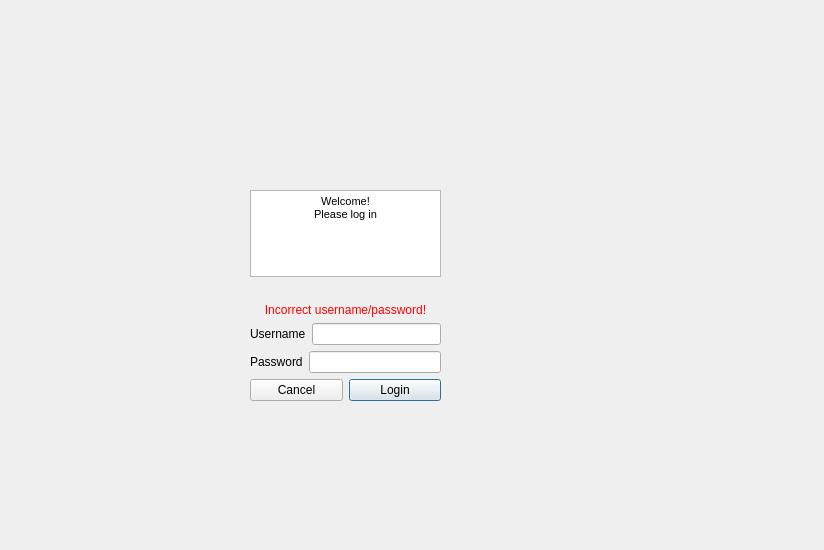
<?xml version="1.0" encoding="UTF-8"?>
<ui version="4.0">
 <class>Dialog</class>
 <widget class="QDialog" name="Dialog">
  <property name="geometry">
   <rect>
    <x>0</x>
    <y>0</y>
    <width>824</width>
    <height>550</height>
   </rect>
  </property>
  <property name="windowTitle">
   <string>Dialog</string>
  </property>
  <widget class="QWidget" name="verticalLayoutWidget">
   <property name="geometry">
    <rect>
     <x>250</x>
     <y>190</y>
     <width>191</width>
     <height>211</height>
    </rect>
   </property>
   <layout class="QVBoxLayout" name="verticalLayout">
    <item>
     <widget class="QTextEdit" name="textEdit">
      <property name="readOnly">
       <bool>true</bool>
      </property>
      <property name="html">
       <string>&lt;!DOCTYPE HTML PUBLIC &quot;-//W3C//DTD HTML 4.0//EN&quot; &quot;http://www.w3.org/TR/REC-html40/strict.dtd&quot;&gt;
&lt;html&gt;&lt;head&gt;&lt;meta name=&quot;qrichtext&quot; content=&quot;1&quot; /&gt;&lt;style type=&quot;text/css&quot;&gt;
p, li { white-space: pre-wrap; }
&lt;/style&gt;&lt;/head&gt;&lt;body style=&quot; font-family:'MS Shell Dlg 2'; font-size:8.25pt; font-weight:400; font-style:normal;&quot;&gt;
&lt;p align=&quot;center&quot; style=&quot; margin-top:0px; margin-bottom:0px; margin-left:0px; margin-right:0px; -qt-block-indent:0; text-indent:0px;&quot;&gt;Welcome!&lt;/p&gt;
&lt;p align=&quot;center&quot; style=&quot; margin-top:0px; margin-bottom:0px; margin-left:0px; margin-right:0px; -qt-block-indent:0; text-indent:0px;&quot;&gt;Please log in&lt;/p&gt;&lt;/body&gt;&lt;/html&gt;</string>
      </property>
     </widget>
    </item>
    <item>
     <spacer name="horizontalSpacer">
      <property name="orientation">
       <enum>Qt::Horizontal</enum>
      </property>
      <property name="sizeHint" stdset="0">
       <size>
        <width>40</width>
        <height>20</height>
       </size>
      </property>
     </spacer>
    </item>
    <item>
     <widget class="QLabel" name="loginFailLabel">
      <property name="enabled">
       <bool>true</bool>
      </property>
      <property name="text">
       <string>&lt;html&gt;&lt;head/&gt;&lt;body&gt;&lt;p align=&quot;center&quot;&gt;&lt;span style=&quot; color:#ff0000;&quot;&gt;Incorrect username/password!&lt;/span&gt;&lt;/p&gt;&lt;/body&gt;&lt;/html&gt;</string>
      </property>
     </widget>
    </item>
    <item>
     <layout class="QHBoxLayout" name="UsernameLayout">
      <item>
       <widget class="QLabel" name="UsernameLabel">
        <property name="text">
         <string>Username</string>
        </property>
       </widget>
      </item>
      <item>
       <widget class="QLineEdit" name="UsernameTextEdit"/>
      </item>
     </layout>
    </item>
    <item>
     <layout class="QHBoxLayout" name="PasswordLayout">
      <item>
       <widget class="QLabel" name="PasswordLabel">
        <property name="text">
         <string>Password</string>
        </property>
       </widget>
      </item>
      <item>
       <widget class="QLineEdit" name="PasswordTextEdit">
        <property name="echoMode">
         <enum>QLineEdit::Password</enum>
        </property>
       </widget>
      </item>
     </layout>
    </item>
    <item>
     <layout class="QHBoxLayout" name="horizontalLayout">
      <item>
       <widget class="QPushButton" name="cancelButton">
        <property name="text">
         <string>Cancel</string>
        </property>
       </widget>
      </item>
      <item>
       <widget class="QPushButton" name="LoginPushButton">
        <property name="text">
         <string>Login</string>
        </property>
        <property name="default">
         <bool>true</bool>
        </property>
       </widget>
      </item>
     </layout>
    </item>
   </layout>
  </widget>
 </widget>
 <resources/>
 <connections/>
</ui>
